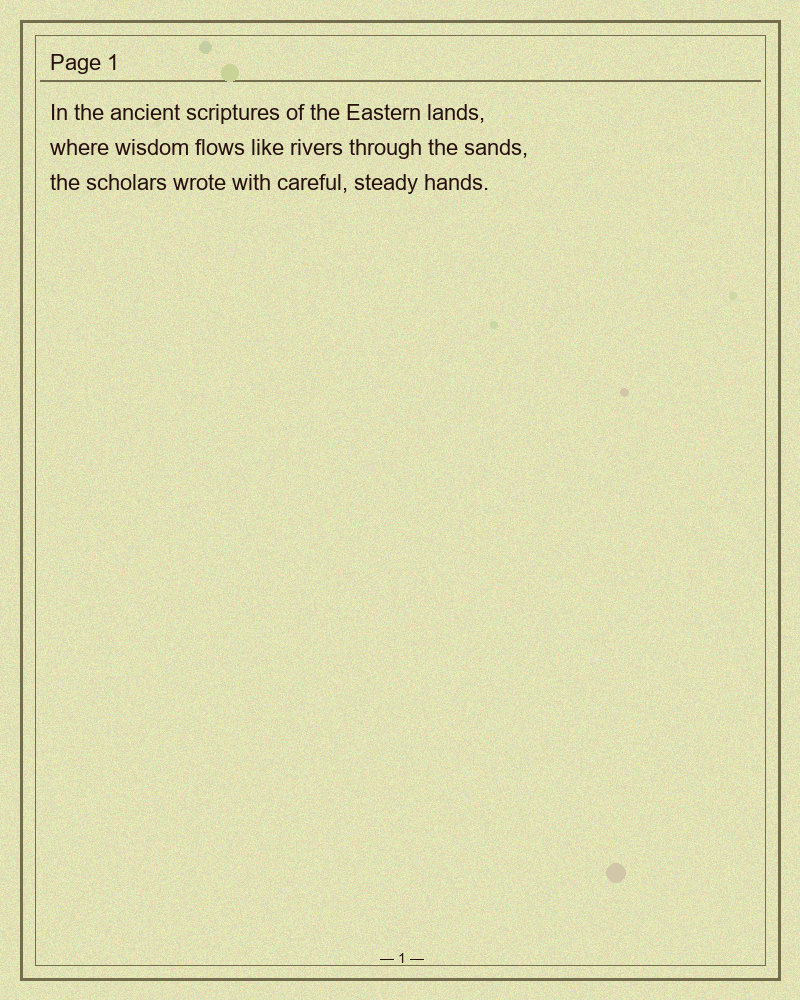
#> input picture idp_manuscript/data/sample_images/manuscript_page_001.png, 800 x 1000 px
$ python -i quality_checker.py   (imports and definitions only)   (older library calls are emulated)
#> lines starting #> are read from the running program, lines starting #| are printed output that depends on the picture; after the words box and inside, x2 and y2 are one past the last pixel; in counts of white or black regions, pixels touching at a corner belong together
"""
Quality Checker Module — ENHANCED
===================================
Performs deep quality assessment on manuscript images.

Algorithms:
    1. Blur Detection      → Laplacian variance
    2. Skew Detection      → Projection Profile Method (PPM)  ← IMPROVED
    3. Crop Detection      → Border margin content analysis
    4. Occlusion Detection → Dark pixel area ratio
    5. Quality Score       → Weighted composite (0-100)
"""

import cv2
import numpy as np
import logging

logger = logging.getLogger("idp_manuscript.quality_checker")


# ═══════════════════════════════════════════════════════════════
# 1. BLUR DETECTION — Laplacian Variance
# ═══════════════════════════════════════════════════════════════
def check_blur(image, threshold=100.0):
    """
    Detect image blur using Laplacian variance.

    Algorithm:
        - Apply Laplacian operator (edge detector) to the grayscale image.
        - Compute the variance of the resulting map.
        - Sharp images have high variance (many strong edges).
        - Blurry images have low variance (edges are smoothed out).

    Args:
        image   : np.ndarray — grayscale or BGR image
        threshold: float   — variance below this = BLURRED

    Returns:
        dict with blur_score, is_blurred, blur_status
    """
    try:
        gray = cv2.cvtColor(image, cv2.COLOR_BGR2GRAY) if len(image.shape) == 3 else image
        laplacian = cv2.Laplacian(gray, cv2.CV_64F)
        variance = float(laplacian.var())
        is_blurred = variance < threshold

        logger.info(f"Blur check: score={variance:.2f}, threshold={threshold}, blurred={is_blurred}")
        return {
            "blur_score": round(variance, 2),
            "is_blurred": is_blurred,
            "blur_status": "BLURRED" if is_blurred else "OK",
            "threshold_used": threshold,
        }
    except Exception as e:
        logger.error(f"Blur detection failed: {e}")
        return {"blur_score": 0.0, "is_blurred": True, "blur_status": "ERROR", "threshold_used": threshold}


# ═══════════════════════════════════════════════════════════════
# 2. SKEW DETECTION — Projection Profile Method (PPM)
# ═══════════════════════════════════════════════════════════════
def check_skew(image, threshold=3.0, angle_range=(-20, 20), angle_steps=81):
    """
    Detect document skew using the Projection Profile Method (PPM).

    Algorithm (PPM):
        1. Convert image to binary (black text on white).
        2. For each candidate angle in [-20°, +20°]:
           a. Rotate the binary image by that angle.
           b. Compute the horizontal projection profile (row sums).
           c. Compute the variance of the projection profile.
        3. The angle with MAXIMUM variance = best alignment (text in clean rows).
        4. If |best_angle| > threshold → image is SKEWED.

    Why PPM works:
        - When a text document is perfectly horizontal, each row either
          has many dark pixels (text row) or very few (whitespace).
        - This creates a HIGH-variance projection profile.
        - When tilted, text rows bleed across multiple rows → LOW variance.
        - PPM finds the rotation that maximises this row separation.

    Args:
        image       : np.ndarray — grayscale or BGR image
        threshold   : float      — degrees; above this = SKEWED
        angle_range : tuple      — (min_angle, max_angle) search range
        angle_steps : int        — number of angles to test

    Returns:
        dict with skew_angle, is_skewed, skew_status, corrected_image
    """
    try:
        gray = cv2.cvtColor(image, cv2.COLOR_BGR2GRAY) if len(image.shape) == 3 else image.copy()

        # Binarize — Otsu threshold
        _, binary = cv2.threshold(gray, 0, 255, cv2.THRESH_BINARY_INV + cv2.THRESH_OTSU)

        h, w = binary.shape
        cx, cy = w // 2, h // 2

        # Test angles and score each by projection profile variance
        angles = np.linspace(angle_range[0], angle_range[1], angle_steps)
        scores = []

        for angle in angles:
            M = cv2.getRotationMatrix2D((cx, cy), angle, 1.0)
            rotated = cv2.warpAffine(binary, M, (w, h), flags=cv2.INTER_NEAREST,
                                      borderMode=cv2.BORDER_CONSTANT, borderValue=0)
            # Horizontal projection profile
            projection = np.sum(rotated, axis=1).astype(np.float64)
            score = float(np.var(projection))
            scores.append(score)

        # Best angle = maximum variance
        best_idx = int(np.argmax(scores))
        best_angle = float(angles[best_idx])
        best_score = scores[best_idx]

        # Skew angle is how far from 0 the best angle is
        skew_magnitude = abs(best_angle)
        is_skewed = skew_magnitude > threshold

        # Generate deskewed image
        M_correct = cv2.getRotationMatrix2D((cx, cy), best_angle, 1.0)
        corrected = cv2.warpAffine(gray, M_correct, (w, h),
                                    flags=cv2.INTER_LINEAR,
                                    borderMode=cv2.BORDER_REPLICATE)

        logger.info(f"Skew (PPM): best_angle={best_angle:.2f}°, variance={best_score:.1f}, skewed={is_skewed}")

        return {
            "skew_angle": round(best_angle, 2),
            "skew_magnitude": round(skew_magnitude, 2),
            "is_skewed": is_skewed,
            "skew_status": "SKEWED" if is_skewed else "OK",
            "corrected_image": corrected,
            "projection_scores": scores,
            "angles_tested": list(angles),
        }

    except Exception as e:
        logger.error(f"Skew detection (PPM) failed: {e}")
        return {
            "skew_angle": 0.0, "skew_magnitude": 0.0,
            "is_skewed": False, "skew_status": "ERROR",
            "corrected_image": None, "projection_scores": [], "angles_tested": [],
        }


# ═══════════════════════════════════════════════════════════════
# 3. CROP DETECTION — Border margin analysis
# ═══════════════════════════════════════════════════════════════
def check_crop(image, margin_percent=2.0):
    """
    Check whether the image has been over-cropped (no clear margins).

    Algorithm:
        1. Binarize image to isolate content (dark pixels).
        2. Sample border strips (top/bottom/left/right = margin_percent%).
        3. If content exists right at the edge → page is likely cropped.

    Returns:
        dict with has_margin, crop_status, margins dict
    """
    try:
        gray = cv2.cvtColor(image, cv2.COLOR_BGR2GRAY) if len(image.shape) == 3 else image
        h, w = gray.shape
        _, binary = cv2.threshold(gray, 0, 255, cv2.THRESH_BINARY_INV + cv2.THRESH_OTSU)

        mh = max(1, int(h * margin_percent / 100))
        mw = max(1, int(w * margin_percent / 100))

        top_ok    = np.sum(binary[:mh, :]) == 0
        bottom_ok = np.sum(binary[-mh:, :]) == 0
        left_ok   = np.sum(binary[:, :mw]) == 0
        right_ok  = np.sum(binary[:, -mw:]) == 0

        has_margin = top_ok and bottom_ok and left_ok and right_ok
        return {
            "has_margin": has_margin,
            "crop_status": "OK" if has_margin else "CROPPED",
            "margins": {
                "top_clear": top_ok, "bottom_clear": bottom_ok,
                "left_clear": left_ok, "right_clear": right_ok,
            },
        }
    except Exception as e:
        logger.error(f"Crop detection failed: {e}")
        return {"has_margin": True, "crop_status": "ERROR", "margins": {}}


# ═══════════════════════════════════════════════════════════════
# 4. OCCLUSION DETECTION — Dark pixel ratio
# ═══════════════════════════════════════════════════════════════
def check_occlusion(image, dark_threshold=30, area_percent=15.0):
    """
    Detect occlusion (e.g., thumbs, stamps, water damage) by dark pixel ratio.

    Algorithm:
        1. Check what fraction of pixels are very dark (< dark_threshold).
        2. If that fraction exceeds area_percent% → likely occluded.

    Returns:
        dict with occlusion_percent, is_occluded, occlusion_status
    """
    try:
        gray = cv2.cvtColor(image, cv2.COLOR_BGR2GRAY) if len(image.shape) == 3 else image
        dark_px = int(np.sum(gray < dark_threshold))
        total_px = gray.shape[0] * gray.shape[1]
        dark_pct = round((dark_px / total_px) * 100, 2)
        is_occluded = dark_pct > area_percent

        return {
            "occlusion_percent": dark_pct,
            "is_occluded": is_occluded,
            "occlusion_status": "OCCLUDED" if is_occluded else "OK",
        }
    except Exception as e:
        logger.error(f"Occlusion detection failed: {e}")
        return {"occlusion_percent": 0.0, "is_occluded": False, "occlusion_status": "ERROR"}


# ═══════════════════════════════════════════════════════════════
# 5. COMPOSITE QUALITY SCORE
# ═══════════════════════════════════════════════════════════════
def compute_quality_score(blur_result, skew_result, crop_result, occlusion_result):
    """
    Weighted composite quality score (0–100).

    Weights:
        Blur       40 pts  — most critical for OCR
        Skew       25 pts  — affects text alignment
        Crop       20 pts  — affects completeness
        Occlusion  15 pts  — affects readable area
    """
    score = 0.0

    # Blur (40 pts)
    bs = blur_result.get("blur_score", 0)
    score += min(40, 40 * (bs / 500.0))

    # Skew (25 pts)
    sm = skew_result.get("skew_magnitude", 0)
    if sm <= 1.0:
        score += 25
    elif sm <= 5.0:
        score += 25 * (1 - (sm - 1) / 4)
    else:
        score += max(0, 25 * (1 - sm / 20))

    # Crop (20 pts)
    if crop_result.get("has_margin", True):
        score += 20
    else:
        clear = sum(1 for v in crop_result.get("margins", {}).values() if v)
        score += 20 * (clear / 4)

    # Occlusion (15 pts)
    op = occlusion_result.get("occlusion_percent", 0)
    if not occlusion_result.get("is_occluded", False):
        score += 15
    else:
        score += max(0, 15 * (1 - op / 100))

    return round(min(100.0, max(0.0, score)), 1)


# ═══════════════════════════════════════════════════════════════
# 6. RUN FULL QUALITY CHECK
# ═══════════════════════════════════════════════════════════════
def run_quality_check(image, config=None):
    """
    Run all 4 quality checks and compute the composite score.

    Skew impact: If skew is detected (angle > threshold), the overall
    status is capped at "REVIEW" — it can never be "PASS" while skewed.
    This ensures skewed pages are always flagged for manual inspection.

    Returns a dict with full results from every check.
    """
    if config is None:
        config = {}

    skew_threshold = config.get("skew_threshold", 5.0)

    blur_r  = check_blur(image, config.get("blur_threshold", 100.0))
    skew_r  = check_skew(image, skew_threshold)
    crop_r  = check_crop(image, config.get("crop_margin_percent", 2.0))
    occ_r   = check_occlusion(image,
                               config.get("occlusion_dark_threshold", 30),
                               config.get("occlusion_area_percent", 15.0))

    q_score = compute_quality_score(blur_r, skew_r, crop_r, occ_r)
    min_score = config.get("min_quality_score", 50.0)

    # --- Determine overall status with skew override ---
    if q_score >= min_score:
        overall = "PASS"
    else:
        overall = "FAIL"

    # If skew detected, cap status at REVIEW (never PASS while skewed)
    if skew_r.get("is_skewed", False) and overall == "PASS":
        overall = "REVIEW"
        logger.info(f"Skew override: score={q_score} would be PASS, "
                     f"but skew={skew_r['skew_angle']}° > {skew_threshold}° → REVIEW")

    # Store threshold in skew result for dashboard display
    skew_r["threshold_used"] = skew_threshold

    return {
        "blur":           blur_r,
        "skew":           skew_r,
        "crop":           crop_r,
        "occlusion":      occ_r,
        "quality_score":  q_score,
        "overall_status": overall,
    }

>>> import cv2
>>> picture = cv2.imread('../data/sample_images/manuscript_page_001.png')
#> picture is the input picture: shape (1000, 800, 3); mean B, G, R 177.2, 221.6, 221.9
>>> result = run_quality_check(picture)
#> in check_blur, `gray = cv2.cvtColor(image, cv2.COLOR_BGR2GRAY) if len(image.shape) == ..`:
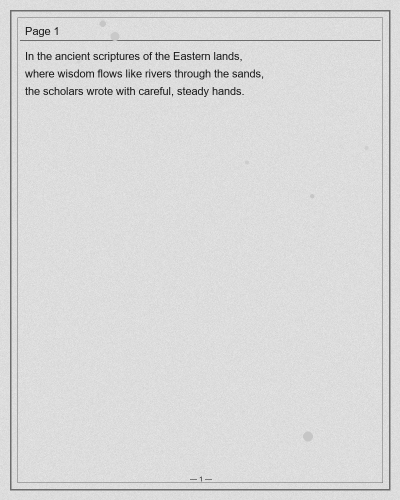
#> gray: shape (1000, 800) (shown at 1/2 size); min 22, max 235, mean 216.6
#> in check_blur, `laplacian = cv2.Laplacian(gray, cv2.CV_64F)`:
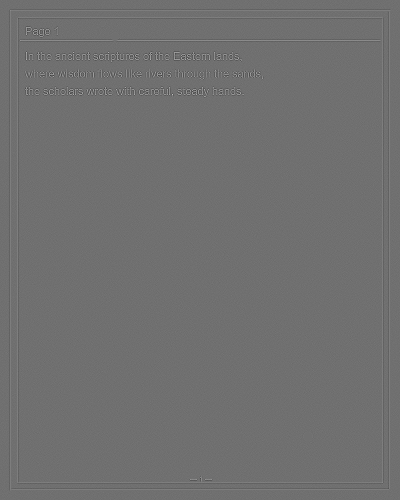
#> laplacian: shape (1000, 800) float64 (shown at 1/2 size); min -474, max 603, mean 0; drawn with min black and max white
#> in check_blur, `variance = float(laplacian.var())`: variance = 1816.7
#> in check_blur, `is_blurred = variance < threshold`: is_blurred = False
#> in run_quality_check, `blur_r  = check_blur(image, config.get("blur_threshold", 100.0))`: blur_r = {'blur_score': 1816.7, 'is_blurred': False, 'blur_status': 'OK', 'threshold_used': 100}
#> in check_skew, `_, binary = cv2.threshold(gray, 0, 255, cv2.THRESH_BINARY_INV + cv2.TH..`:
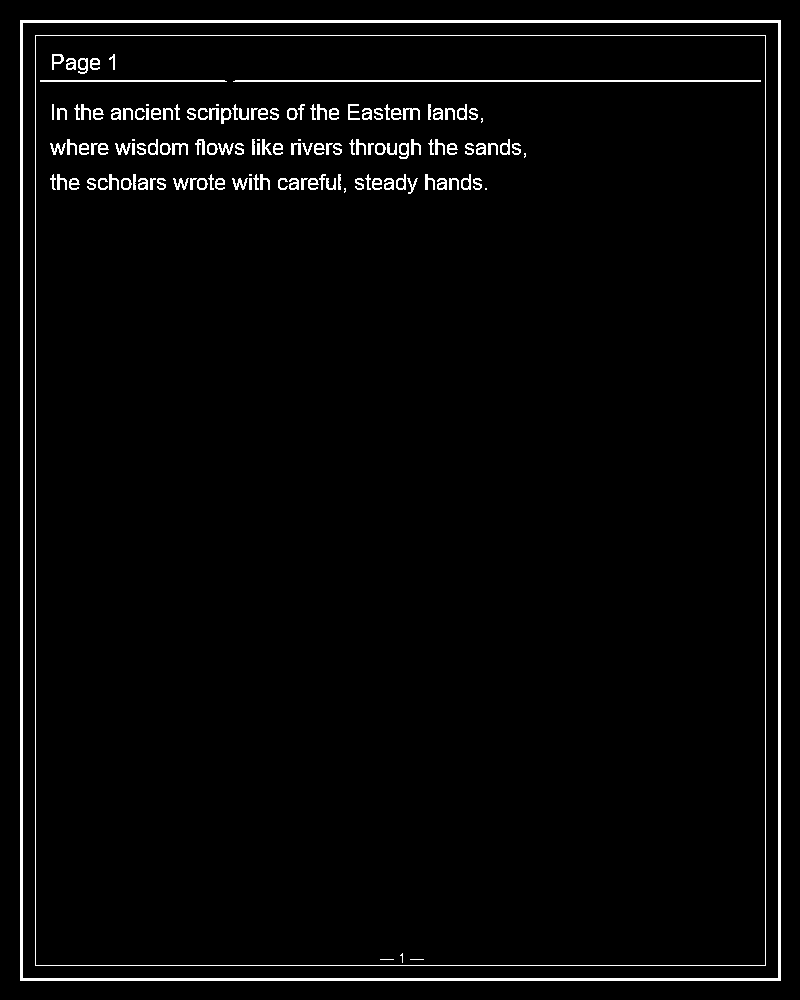
#> binary: shape (1000, 800); 2.9% white; 136 white regions (13 under 20 px), largest, box (x1, y1, x2, y2) and area: (20, 20, 781, 981) 10296, (35, 35, 766, 966) 3320, (233, 80, 761, 82) 1054
#> the loop in check_skew, `for angle in angles:` made 81 passes
#> score on passes 1 to 8: 25839047.6, 26411951, 26719664.1, 27519438.3, 27795528.7, 28226667.9, 28701402.9, 29203562.4
#> pass 1, in check_skew, `rotated = cv2.warpAffine(binary, M, (w, h), flags=cv2.INTER_NEAREST, b..`:
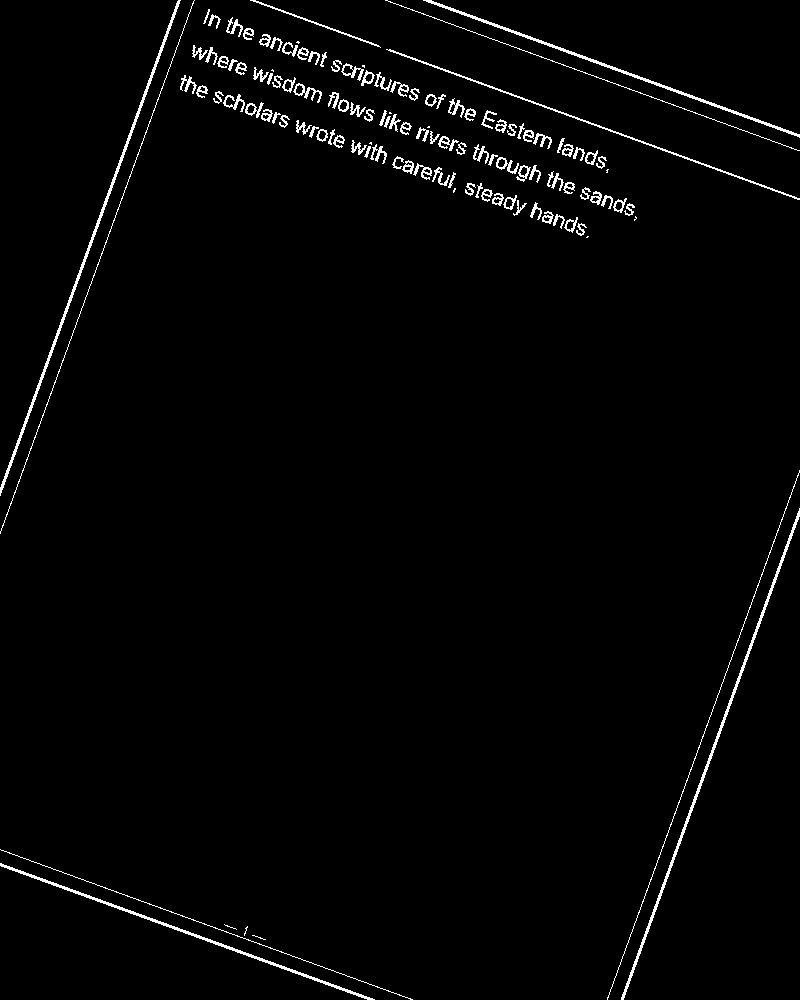
#> rotated: shape (1000, 800); 2% white in thin lines or dots
#> pass 3, in check_skew, `rotated = cv2.warpAffine(binary, M, (w, h), flags=cv2.INTER_NEAREST, b..`:
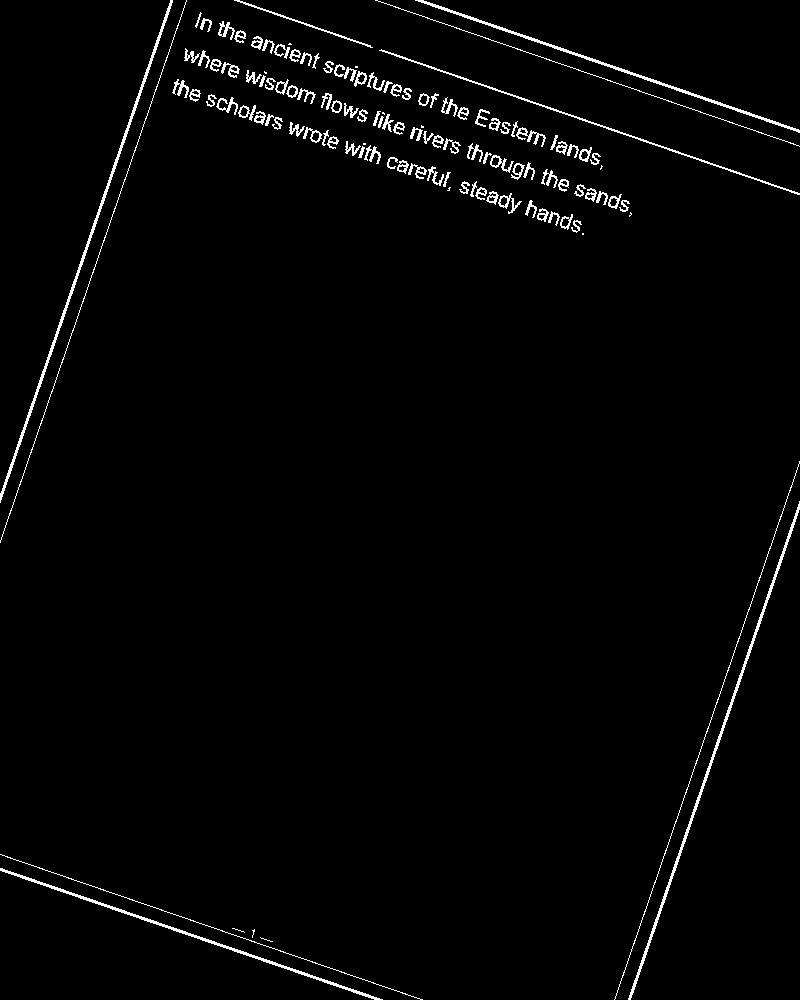
#> rotated: shape (1000, 800); 2% white in thin lines or dots
#> after the loop in check_skew, `for angle in angles:`: scores = 81 values, max 435590276 at index 40, min 15852886.7 at index 80, mean 45597148.5
#> in check_skew, `best_idx = int(np.argmax(scores))`: best_idx = 40
#> in check_skew, `best_angle = float(angles[best_idx])`: best_angle = 0
#> in check_skew, `best_score = scores[best_idx]`: best_score = 435590276
#> in check_skew, `skew_magnitude = abs(best_angle)`: skew_magnitude = 0
#> in check_skew, `is_skewed = skew_magnitude > threshold`: is_skewed = False
#> in check_skew, `M_correct = cv2.getRotationMatrix2D((cx, cy), best_angle, 1.0)`: M_correct = [[1, 0, 0], [0, 1, 0]]
#> in run_quality_check, `skew_r  = check_skew(image, skew_threshold)`: skew_r = 7 items
#> in check_crop, `top_ok    = np.sum(binary[:mh, :]) == 0`: top_ok = True
#> in check_crop, `bottom_ok = np.sum(binary[-mh:, :]) == 0`: bottom_ok = False
#> in check_crop, `left_ok   = np.sum(binary[:, :mw]) == 0`: left_ok = True
#> in check_crop, `has_margin = top_ok and bottom_ok and left_ok and right_ok`: has_margin = False
#> in run_quality_check, `crop_r  = check_crop(image, config.get("crop_margin_percent", 2.0))`: crop_r = 3 items
#> in check_occlusion, `dark_px = int(np.sum(gray < dark_threshold))`: dark_px = 3000
#> in check_occlusion, `dark_pct = round((dark_px / total_px) * 100, 2)`: dark_pct = 0.38
#> in check_occlusion, `is_occluded = dark_pct > area_percent`: is_occluded = False
#> in run_quality_check, `occ_r   = check_occlusion(image, config.get("occlusion_dark_threshold"..`: occ_r = {'occlusion_percent': 0.38, 'is_occluded': False, 'occlusion_status': 'OK'}
#> in compute_quality_score, `bs = blur_result.get("blur_score", 0)`: bs = 1816.7
#> in compute_quality_score, `score += min(40, 40 * (bs / 500.0))`: score = 40
#> in compute_quality_score, `sm = skew_result.get("skew_magnitude", 0)`: sm = 0
#> in compute_quality_score, `score += 25`: score = 65
#> in compute_quality_score, `clear = sum(1 for v in crop_result.get("margins", {}).values() if v)`: clear = 3
#> in compute_quality_score, `score += 20 * (clear / 4)`: score = 80
#> in compute_quality_score, `op = occlusion_result.get("occlusion_percent", 0)`: op = 0.38
#> in compute_quality_score, `score += 15`: score = 95
#> result = 6 items
